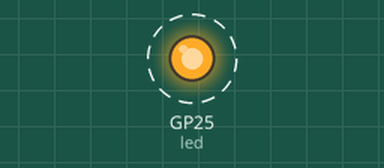
Recording of a program running on a simulated Raspberry Pi Pico running MicroPython. Parts: output pins drawn as LEDs (lit = HIGH). Dashed ring = blinking. Threads take turns every 2 ms; what the program prints to the serial console is not drawn.

Above: at 0.2 s.
Timing chart, 0 to 3.0 s (numbered marks = the images above):
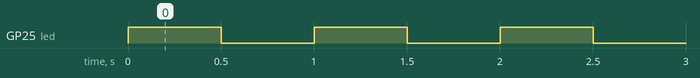

The program:

thread.py
```python
import time, _thread, machine

def task(n, delay):
    led = machine.Pin("LED", machine.Pin.OUT)
    for i in range(n):
        led.high()
        time.sleep(delay)
        led.low()
        time.sleep(delay)
    print('done')

_thread.start_new_thread(task, (10, 0.5))

while True:
    print("true")
    time.sleep(1)
```

Measured:
- by itself, GP25 (led): alternates HIGH for 0.50 s and LOW for 0.50 s, 20 changes in all, then stays LOW
